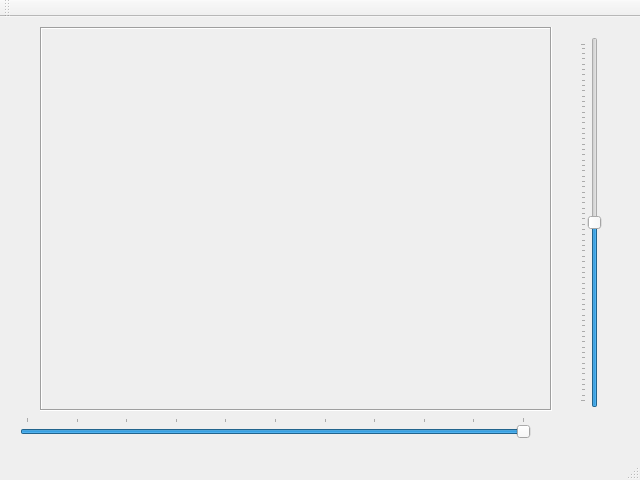
<?xml version="1.0" encoding="UTF-8"?>
<ui version="4.0">
 <class>MainWindow</class>
 <widget class="QMainWindow" name="MainWindow">
  <property name="geometry">
   <rect>
    <x>0</x>
    <y>0</y>
    <width>640</width>
    <height>480</height>
   </rect>
  </property>
  <property name="windowTitle">
   <string>MainWindow</string>
  </property>
  <widget class="QWidget" name="centralWidget">
   <widget class="QLabel" name="viewLabel">
    <property name="geometry">
     <rect>
      <x>40</x>
      <y>10</y>
      <width>512</width>
      <height>384</height>
     </rect>
    </property>
    <property name="frameShape">
     <enum>QFrame::Box</enum>
    </property>
    <property name="frameShadow">
     <enum>QFrame::Sunken</enum>
    </property>
    <property name="text">
     <string/>
    </property>
   </widget>
   <widget class="QSlider" name="rotateHorizontalSilder">
    <property name="geometry">
     <rect>
      <x>20</x>
      <y>400</y>
      <width>511</width>
      <height>22</height>
     </rect>
    </property>
    <property name="maximum">
     <number>100</number>
    </property>
    <property name="value">
     <number>100</number>
    </property>
    <property name="orientation">
     <enum>Qt::Horizontal</enum>
    </property>
    <property name="tickPosition">
     <enum>QSlider::TicksAbove</enum>
    </property>
    <property name="tickInterval">
     <number>10</number>
    </property>
   </widget>
   <widget class="QSlider" name="scaleVerticalSlider">
    <property name="geometry">
     <rect>
      <x>580</x>
      <y>20</y>
      <width>22</width>
      <height>371</height>
     </rect>
    </property>
    <property name="maximum">
     <number>200</number>
    </property>
    <property name="value">
     <number>100</number>
    </property>
    <property name="orientation">
     <enum>Qt::Vertical</enum>
    </property>
    <property name="tickPosition">
     <enum>QSlider::TicksAbove</enum>
    </property>
    <property name="tickInterval">
     <number>3</number>
    </property>
   </widget>
  </widget>
  <widget class="QMenuBar" name="menuBar">
   <property name="geometry">
    <rect>
     <x>0</x>
     <y>0</y>
     <width>640</width>
     <height>23</height>
    </rect>
   </property>
  </widget>
  <widget class="QToolBar" name="mainToolBar">
   <attribute name="toolBarArea">
    <enum>TopToolBarArea</enum>
   </attribute>
   <attribute name="toolBarBreak">
    <bool>false</bool>
   </attribute>
  </widget>
  <widget class="QStatusBar" name="statusBar"/>
 </widget>
 <layoutdefault spacing="6" margin="11"/>
 <resources/>
 <connections/>
</ui>
